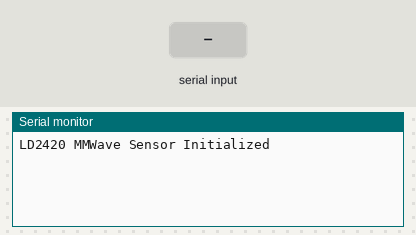
Recording of a sketch running on a simulated ESP32. Shown: the last lines printed to the serial monitor. The test bench sets the inputs (shaded band).

Above: at 1.2 s.
1.3 s: "1\n" received over the second serial link
At 2.1 s:
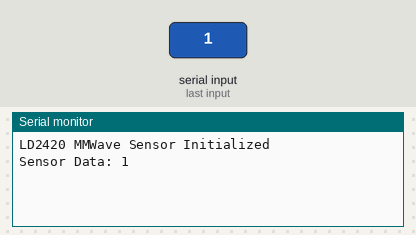
2.8 s: "0\n" received over the second serial link
At 3.3 s:
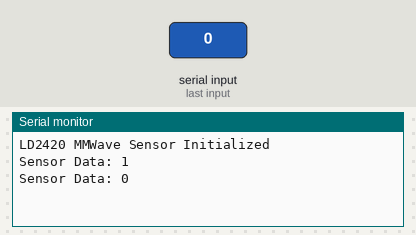
4.3 s: "2\n" received over the second serial link
At 5.7 s:
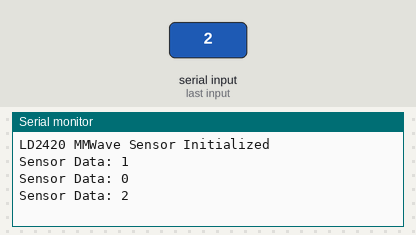

The sketch:

2_distance_sensor.ino
```cpp
// Include the HardwareSerial library for UART communication
#include <HardwareSerial.h>

// Define RX and TX pins for the LD2420 sensor
#define RX_PIN 23  // ESP32 pin connected to LD2420 TX (OT1)
#define TX_PIN 22  // ESP32 pin connected to LD2420 RX

// Create a HardwareSerial object for UART2
HardwareSerial ld2420Serial(2); // UART2 on ESP32

void setup() {
  // Initialize the serial communication with the LD2420
  ld2420Serial.begin(115200, SERIAL_8N1, RX_PIN, TX_PIN); // Default baud rate for LD2420
  Serial.begin(9600);                                     // Serial monitor for debugging

  Serial.println("LD2420 MMWave Sensor Initialized");
}

void loop() {
  // Check if data is available from the LD2420
  if (ld2420Serial.available()) {
    // Read and print the data from the sensor
    String sensorData = ld2420Serial.readStringUntil('\n');
    Serial.println("Sensor Data: " + sensorData);
  }

  delay(100); // Small delay to avoid overwhelming the serial buffer
}
```

Measured:
- after the input at 1.3 s, the serial monitor: prints a new line at once (image 1)
- after the input at 2.8 s, the serial monitor: prints a new line at once (image 2)
- after the input at 4.3 s, the serial monitor: prints a new line at once (image 3)
